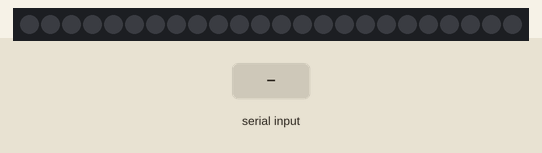
Recording of a sketch running on a simulated ATtiny85, built with avr-gcc and run on an emulated ATtiny85. Shown: 24 RGB LEDs in strip order, left to right. The inputs (shaded band) are chosen by the test bench. Dim RGB values are drawn brighter than linear.

Above: at 1.2 s.
1.3 s: "b" received over Serial
At 1.45 s:
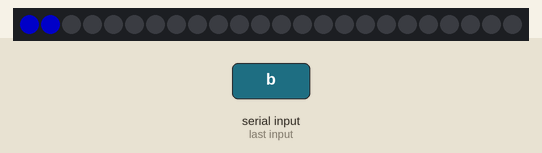
5.4 s: "r" received over Serial
At 6.23 s:
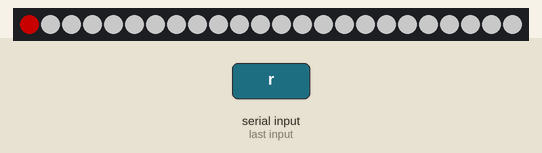
7.8 s: "v" received over Serial
At 8.67 s:
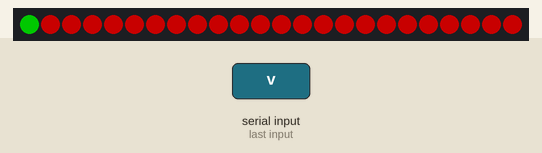
10.3 s: "j" received over Serial
At 11.11 s:
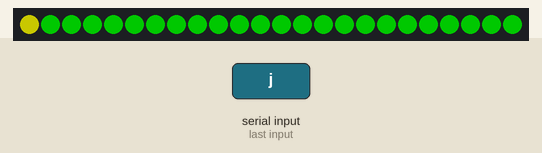
12.7 s: "m" received over Serial
At 13.55 s:
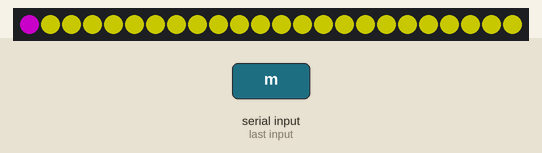
15.2 s: "c" received over Serial
At 18.44 s:
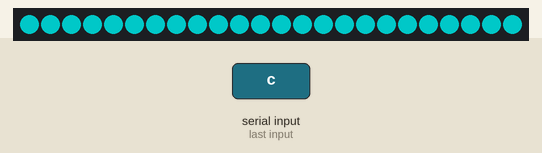

The sketch:

the-code.ino
```cpp
#include <Adafruit_NeoPixel.h>
#ifdef __AVR__
#include <avr/power.h>
#endif
#define LED_PIN    2
#define LED_COUNT 24
Adafruit_NeoPixel strip(LED_COUNT, LED_PIN, NEO_GRB + NEO_KHZ800);
int k;
int val;

void setup()
{
Serial.begin(9600);
#if defined(__AVR_ATtiny85__) && (F_CPU == 16000000)
  clock_prescale_set(clock_div_1);
#endif
  strip.begin();
  strip.show();
  strip.setBrightness(100);
}

void loop()
{
  if (Serial.available())
  {
   val = Serial.read();

       if (val == 'r')//ROUGE
       {
        colorWipe(strip.Color(255, 0, 0), 100);
       }
       if (val == 'v')//VERT
       {
        colorWipe(strip.Color(0, 255, 0), 100);
       }
        if (val == 'b')//BLEU
       {
        colorWipe(strip.Color(0, 0, 255), 100);
       }
        if (val == 'b')//BLANC
       {
        colorWipe(strip.Color(255, 255, 255), 100);
       }
        if (val == 'j')//JAUNE
       {
        colorWipe(strip.Color(255, 255, 0), 100);
       }
        if (val == 'm')//MAGENTA
       {
        colorWipe(strip.Color(255, 0, 255), 100);
       }
        if (val == 'c')//CYAN
       {
        colorWipe(strip.Color(0, 255, 255), 100);
       }
        if (val == 'p')//VIOLET
       {
        colorWipe(strip.Color(238, 130, 238), 100);
       }
        if (val == 'o')//OFF
       {
        colorWipe(strip.Color(0, 0, 0), 100);
       }
  }
}
void colorWipe(uint32_t color, int wait) {
  for(int i=0; i<strip.numPixels(); i++) {
    strip.setPixelColor(i, color);
    strip.show();
    delay(wait);
  }
}
```

Measured:
- after the input at 1.3 s, the LEDs: first change at once (image 1 shows a later state)
- after the input at 5.4 s, the LEDs: first differ from a run without the input after 0.78 s (image 2)
- after the input at 7.8 s, the LEDs: first differ from a run without the input after 0.83 s (image 3)
- after the input at 10.3 s, the LEDs: first differ from a run without the input after 0.77 s (image 4)
- after the input at 12.7 s, the LEDs: first differ from a run without the input after 0.81 s (image 5)
- after the input at 15.2 s, the LEDs: first differ from a run without the input after 0.75 s (image 6 shows a later state)
